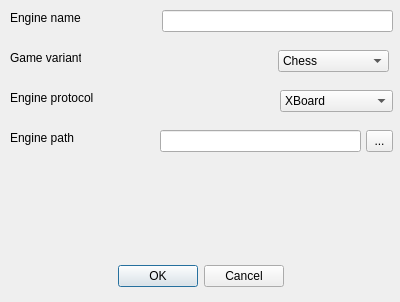
<?xml version="1.0" encoding="UTF-8"?>
<ui version="4.0">
 <class>AddEngineDialog</class>
 <widget class="QDialog" name="AddEngineDialog">
  <property name="geometry">
   <rect>
    <x>0</x>
    <y>0</y>
    <width>400</width>
    <height>302</height>
   </rect>
  </property>
  <property name="windowTitle">
   <string>Add Engine</string>
  </property>
  <widget class="QDialogButtonBox" name="buttonBox">
   <property name="geometry">
    <rect>
     <x>30</x>
     <y>260</y>
     <width>341</width>
     <height>32</height>
    </rect>
   </property>
   <property name="orientation">
    <enum>Qt::Orientation::Horizontal</enum>
   </property>
   <property name="standardButtons">
    <set>QDialogButtonBox::StandardButton::Cancel|QDialogButtonBox::StandardButton::Ok</set>
   </property>
   <property name="centerButtons">
    <bool>true</bool>
   </property>
  </widget>
  <widget class="QLabel" name="labelEngineName">
   <property name="geometry">
    <rect>
     <x>10</x>
     <y>10</y>
     <width>110</width>
     <height>16</height>
    </rect>
   </property>
   <property name="text">
    <string>Engine name</string>
   </property>
  </widget>
  <widget class="QLineEdit" name="engineName">
   <property name="geometry">
    <rect>
     <x>162</x>
     <y>10</y>
     <width>231</width>
     <height>22</height>
    </rect>
   </property>
  </widget>
  <widget class="QLabel" name="labelEngineProtocol">
   <property name="geometry">
    <rect>
     <x>10</x>
     <y>90</y>
     <width>110</width>
     <height>16</height>
    </rect>
   </property>
   <property name="text">
    <string>Engine protocol</string>
   </property>
  </widget>
  <widget class="QComboBox" name="engineProtocol">
   <property name="geometry">
    <rect>
     <x>280</x>
     <y>90</y>
     <width>113</width>
     <height>22</height>
    </rect>
   </property>
   <item>
    <property name="text">
     <string>XBoard</string>
    </property>
   </item>
   <item>
    <property name="text">
     <string>UCI</string>
    </property>
   </item>
   <item>
    <property name="text">
     <string>UCCI</string>
    </property>
   </item>
   <item>
    <property name="text">
     <string>Qianhong</string>
    </property>
   </item>
   <item>
    <property name="text">
     <string>USI</string>
    </property>
   </item>
  </widget>
  <widget class="QLabel" name="labelEnginePath">
   <property name="geometry">
    <rect>
     <x>10</x>
     <y>130</y>
     <width>110</width>
     <height>16</height>
    </rect>
   </property>
   <property name="text">
    <string>Engine path</string>
   </property>
  </widget>
  <widget class="QLineEdit" name="enginePath">
   <property name="geometry">
    <rect>
     <x>160</x>
     <y>130</y>
     <width>201</width>
     <height>22</height>
    </rect>
   </property>
  </widget>
  <widget class="QToolButton" name="toolButton">
   <property name="geometry">
    <rect>
     <x>366</x>
     <y>130</y>
     <width>27</width>
     <height>22</height>
    </rect>
   </property>
   <property name="text">
    <string>...</string>
   </property>
  </widget>
  <widget class="QLabel" name="labelGameVariant">
   <property name="geometry">
    <rect>
     <x>10</x>
     <y>50</y>
     <width>71</width>
     <height>16</height>
    </rect>
   </property>
   <property name="text">
    <string>Game variant</string>
   </property>
  </widget>
  <widget class="QComboBox" name="gameVariant">
   <property name="geometry">
    <rect>
     <x>278</x>
     <y>50</y>
     <width>111</width>
     <height>22</height>
    </rect>
   </property>
   <item>
    <property name="text">
     <string>Chess</string>
    </property>
   </item>
   <item>
    <property name="text">
     <string>Xiangqi</string>
    </property>
   </item>
   <item>
    <property name="text">
     <string>Shatranj</string>
    </property>
   </item>
   <item>
    <property name="text">
     <string>Makruk</string>
    </property>
   </item>
   <item>
    <property name="text">
     <string>Shogi</string>
    </property>
   </item>
   <item>
    <property name="text">
     <string>Sho Shogi</string>
    </property>
   </item>
   <item>
    <property name="text">
     <string>Chu Shogi</string>
    </property>
   </item>
   <item>
    <property name="text">
     <string>Dai Shogi</string>
    </property>
   </item>
   <item>
    <property name="text">
     <string>Mini Shogi</string>
    </property>
   </item>
   <item>
    <property name="text">
     <string>Judkins Shogi</string>
    </property>
   </item>
  </widget>
 </widget>
 <tabstops>
  <tabstop>engineName</tabstop>
  <tabstop>gameVariant</tabstop>
  <tabstop>engineProtocol</tabstop>
  <tabstop>enginePath</tabstop>
  <tabstop>toolButton</tabstop>
 </tabstops>
 <resources/>
 <connections>
  <connection>
   <sender>buttonBox</sender>
   <signal>accepted()</signal>
   <receiver>AddEngineDialog</receiver>
   <slot>accept()</slot>
   <hints>
    <hint type="sourcelabel">
     <x>248</x>
     <y>254</y>
    </hint>
    <hint type="destinationlabel">
     <x>157</x>
     <y>274</y>
    </hint>
   </hints>
  </connection>
  <connection>
   <sender>buttonBox</sender>
   <signal>rejected()</signal>
   <receiver>AddEngineDialog</receiver>
   <slot>reject()</slot>
   <hints>
    <hint type="sourcelabel">
     <x>316</x>
     <y>260</y>
    </hint>
    <hint type="destinationlabel">
     <x>286</x>
     <y>274</y>
    </hint>
   </hints>
  </connection>
 </connections>
</ui>
